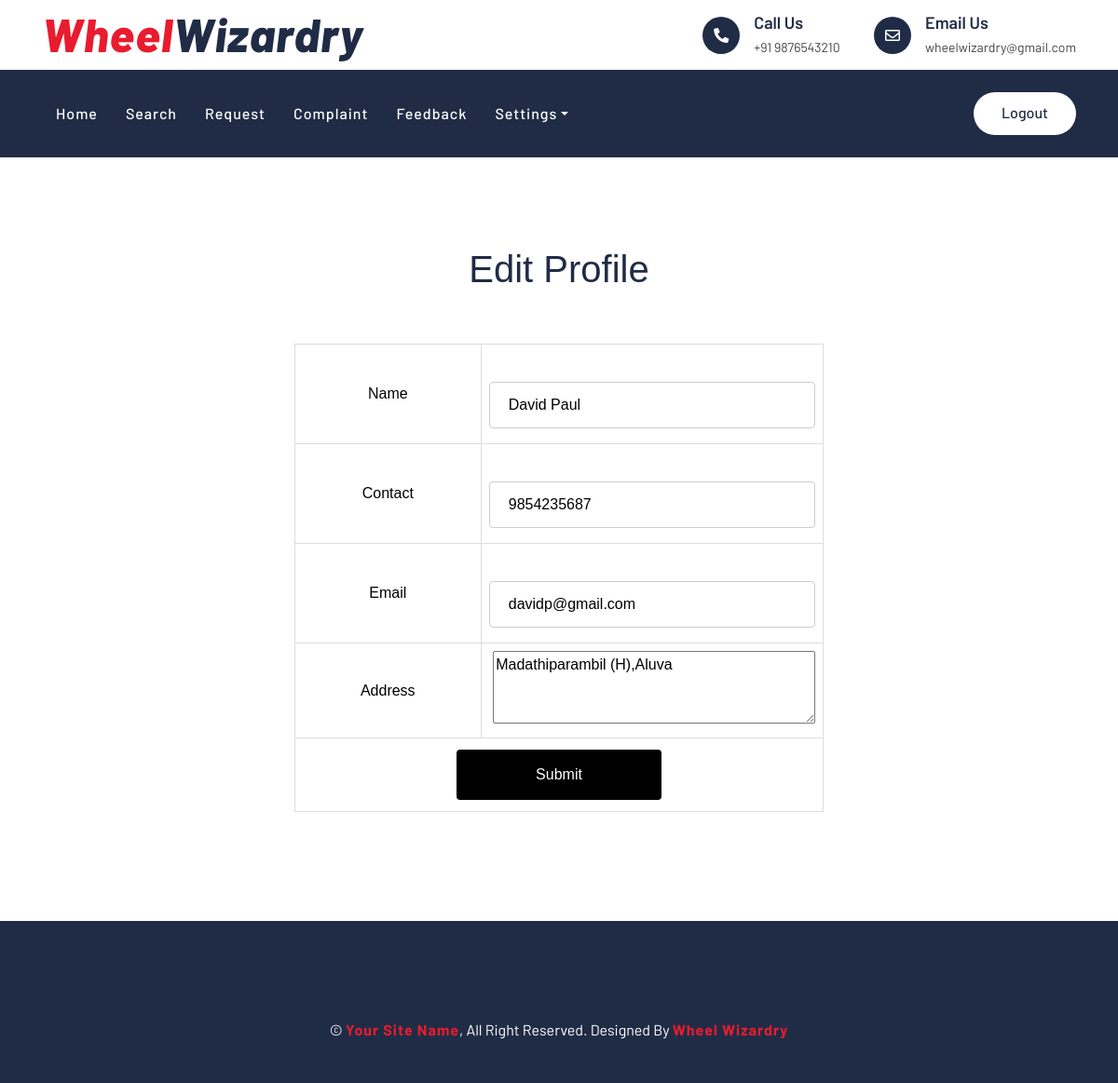
/Project/User/EditProfile.php (signed in), run on the app's committed database.
### tables this page shows
CREATE TABLE `tbl_user` (
  `user_id` int(11) NOT NULL,
  `user_name` varchar(30) NOT NULL,
  `user_contact` varchar(10) NOT NULL,
  `user_email` varchar(50) NOT NULL,
  `user_gender` varchar(10) NOT NULL,
  `user_address` varchar(100) NOT NULL,
  `user_dob` date NOT NULL,
  `place_id` int(11) NOT NULL,
  `user_photo` varchar(30) NOT NULL,
  `user_password` varchar(20) NOT NULL,
  `user_doj` varchar(50) NOT NULL
);

### Project/User/EditProfile.php (the view, shortened to what this page needs)
<?php
include('../Assets/Connection/Connection.php');
include("Head.php");
?>
<!DOCTYPE html PUBLIC "-//W3C//DTD XHTML 1.0 Transitional//EN" "http://www.w3.org/TR/xhtml1/DTD/xhtml1-transitional.dtd">
<html xmlns="http://www.w3.org/1999/xhtml">
<head>
</head>
<body>
<div align="center" id="tab">
<h1>Edit Profile</h1>
<br><br>
<form id="form1" name="form1" method="post" action="">
  <?php
$sel="select * from tbl_user where user_id='".$_SESSION["uid"]."'";
$row=$conn->query($sel);
if($data=$row->fetch_assoc())
{
?>
  <table>
    <tr align="center">
      <td>Name</td>
      <td><label for="txt_name"></label>
      <input type="text" name="txt_name" value="<?php echo $data["user_name"];?>" id="txt_name" /></td>
    </tr>
    <tr align="center">
      <td>Contact</td>
      <td><label for="txt_contact"></label>
      <input type="text" name="txt_contact" value="<?php echo $data["user_contact"];?>" id="txt_contact" /></td>
    </tr>
    <tr align="center">
      <td>Email</td>
      <td><label for="txt_email"></label>
      <input type="text" name="txt_email"  value="<?php echo $data["user_email"];?>" id="txt_email" /></td>
    </tr>
    <tr align="center">
      <td>Address</td>
      <td><label for="txt_address"></label>
    <textarea name="txt_address"  id="txt_address" cols="35" rows="3"><?php echo $data["user_address"];?></textarea></td>
    </tr>
    <tr align="center">
      <td colspan="2" align="center"><input type="submit" name="btn_Submit" id="btn_Submit" value="Submit" /></td>
    </tr>
  </table>
<?php
	}
   ?>
</form>
</div>
</body>
<?php
include("Foot.php");
?>
</html>

### Project/Assets/Templates/Main/css/style.css (style rules this page uses)
body { color: #444444; font-weight: 400; background: #ffffff; font-family: 'Barlow', sans-serif; }
h1, h2, h3, h4, h5, h6 { color: #202C45; }

### Project/Assets/Templates/form.css (style rules this page uses)
#tab { font-family: "Trebuchet MS", Arial, Helvetica, sans-serif; border-collapse: collapse; width: 100%; }
#tab td, #tab th { border: 1px solid #ddd; padding: 8px; color: black; text-align:center; min-width:200px; }
input[type=text],[type=password],[type=email],[type=date], select { width: 100%; padding: 12px 20px; margin: 8px 0; display: inline-block; border: 1px solid #ccc; border-radius: 4px; box-sizing: border-box; }
input[type=submit] { width: 40%; background-color: black; color: white; padding: 15px; margin: 4px 0; border: none; border-radius: 4px; cursor: pointer; }

### data on the page
tbl_user: txt_name "David Paul", txt_contact "9854235687", txt_email "davidp@gmail.com", txt_address "Madathiparambil (H),Aluva"
